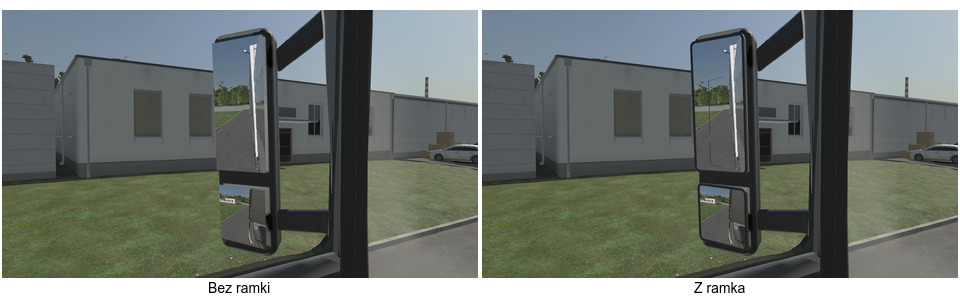
#> input picture artifacts/cab-r1/bezel-inspection-left-960.jpg, 960 x 308 px, given in place of cab-driver.png, which was not available
$ python review-sheets.py
#> lines starting #> are read from the running program, lines starting #| are printed output that depends on the picture
#> `sheet = Image.new('RGB', (960, 660), '#eeeeee')`: sheet: PIL image 960x660 RGB; every value is 238
"""Generate cab review sheets under heavy; outputs are unreviewed until opened by the author."""
import argparse
import json
from pathlib import Path
from PIL import Image, ImageDraw, ImageFont, ImageOps

ROOT = Path(__file__).resolve().parent
parser = argparse.ArgumentParser()
parser.add_argument('--after', default='result-0112-hp15')
options = parser.parse_args()
STAGES = ('baseline', options.after)
VIEWS = ('cab-driver', 'cab-dash', 'cab-mirrors-left', 'cab-mirrors-right', 'cab-mirror-front', 'cab-grain', 'cab-seat-entry')
FONT = ImageFont.truetype('C:/Windows/Fonts/arial.ttf', 15)
TITLE = ImageFont.truetype('C:/Windows/Fonts/arial.ttf', 19)
outputs = []


def tile(path, size):
#> called with size = (320, 180)
    with Image.open(path) as source:
#> source is the input picture: PIL image 960x308 RGB; mean R, G, B 116.7, 122.9, 118.2
        return ImageOps.contain(source.convert('RGB'), size, Image.Resampling.LANCZOS)
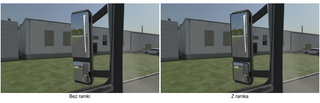
#> returned value: PIL image 320x103 RGB; mean R, G, B 116.6, 122.7, 118.1


for stage in STAGES:
    for tier in ('Low', 'High'):
        for light in ('clear', 'overcast', 'dusk'):
            state = f'{tier}-{light}'
            sheet = Image.new('RGB', (960, 660), '#eeeeee')
            draw = ImageDraw.Draw(sheet)
            draw.text((8, 5), f'{stage} — {state}', fill='black', font=TITLE)
            for i, view in enumerate(VIEWS):
                x, y = (i % 3) * 320, 32 + (i // 3) * 208
                sheet.paste(tile(ROOT/stage/state/f'{view}.png', (320, 180)), (x, y))
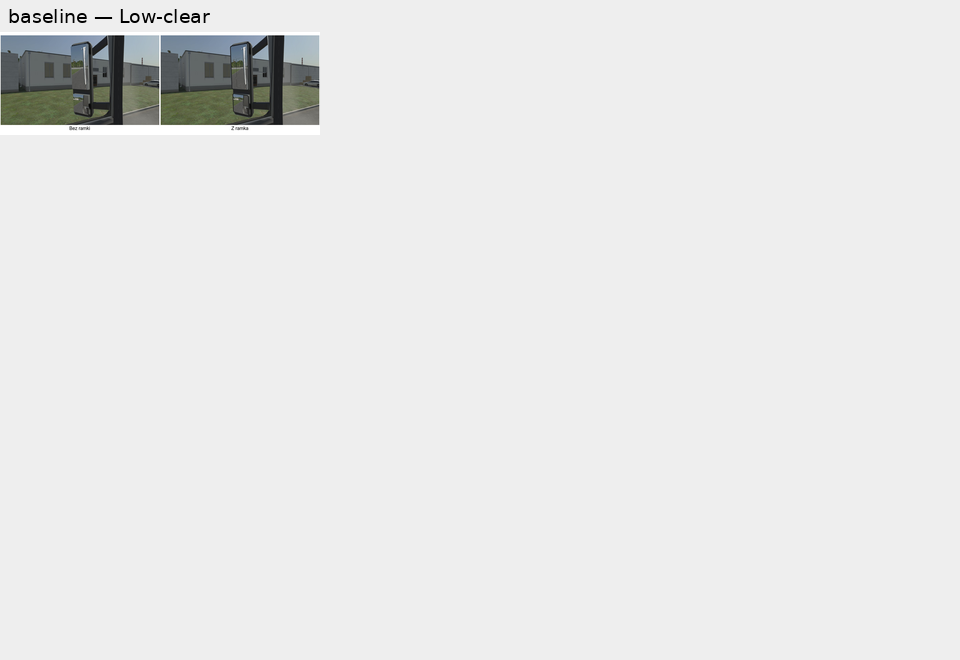
#> sheet: PIL image 960x660 RGB; mean R, G, B 231.4, 231.7, 231.5
#> (the run stopped early here; a loop or call above may not have finished)

$ run again, on artifacts/cab-r1/bezel-inspection-right-960.jpg
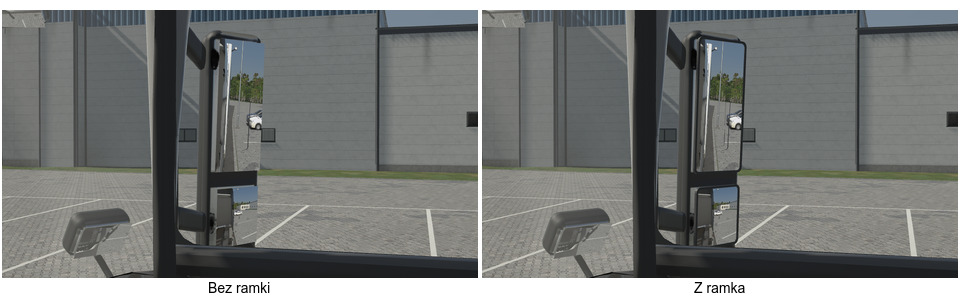
#> input picture artifacts/cab-r1/bezel-inspection-right-960.jpg, 960 x 308 px, given in place of cab-driver.png, which was not available
#> in tile, source is the input picture: PIL image 960x308 RGB; mean R, G, B 124.4, 126.5, 124.8
#> in tile, `return ImageOps.contain(source.convert('RGB'), size, Image.Resampling...`:
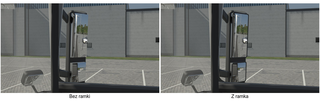
#> returned value: PIL image 320x103 RGB; mean R, G, B 124.2, 126.3, 124.7
#> `sheet.paste(tile(ROOT/stage/state/f'{view}.png', (320, 180)), (x, y))`:
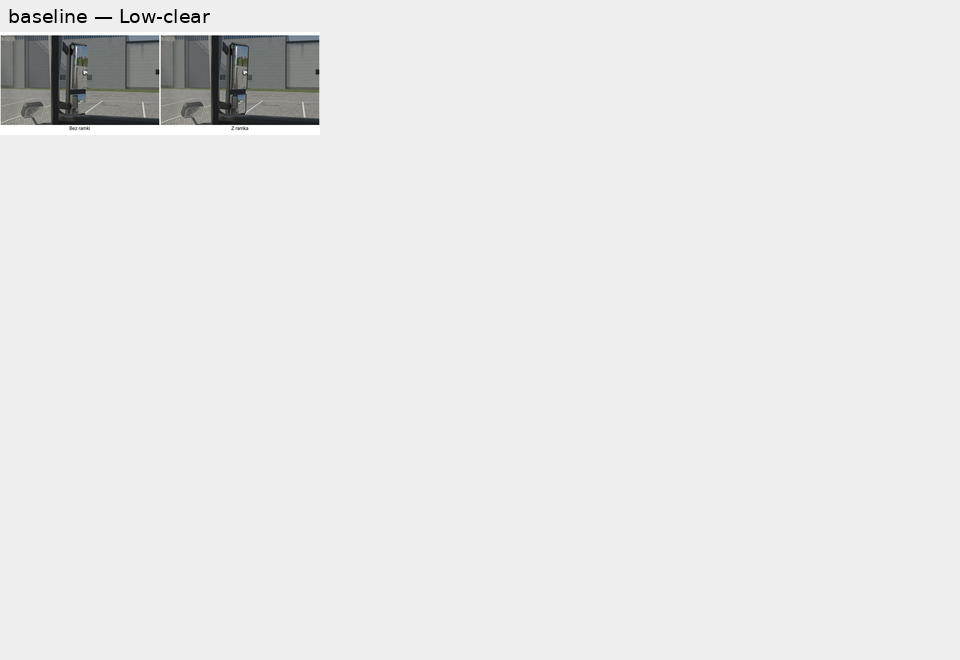
#> sheet: PIL image 960x660 RGB; mean R, G, B 231.8, 231.9, 231.8

$ run again, on artifacts/cab-r1/reference-driver-mirror-ted-gresham.jpg
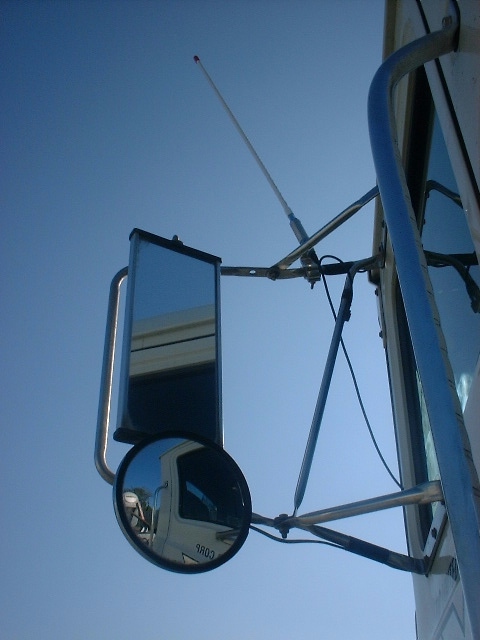
#> input picture artifacts/cab-r1/reference-driver-mirror-ted-gresham.jpg, 480 x 640 px, given in place of cab-driver.png, which was not available
#> in tile, source is the input picture: PIL image 480x640 RGB; mean R, G, B 80.9, 111.7, 143.4
#> in tile, `return ImageOps.contain(source.convert('RGB'), size, Image.Resampling...`:
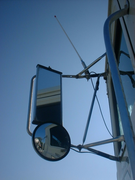
#> returned value: PIL image 135x180 RGB; mean R, G, B 80.9, 111.7, 143.4
#> `sheet.paste(tile(ROOT/stage/state/f'{view}.png', (320, 180)), (x, y))`:
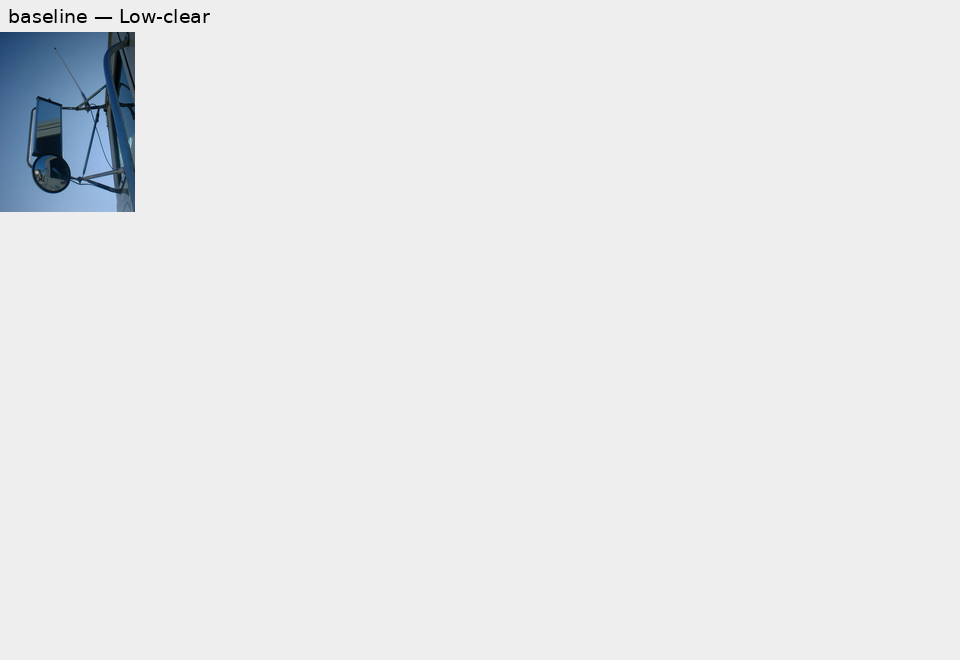
#> sheet: PIL image 960x660 RGB; mean R, G, B 231.7, 232.9, 234.1
